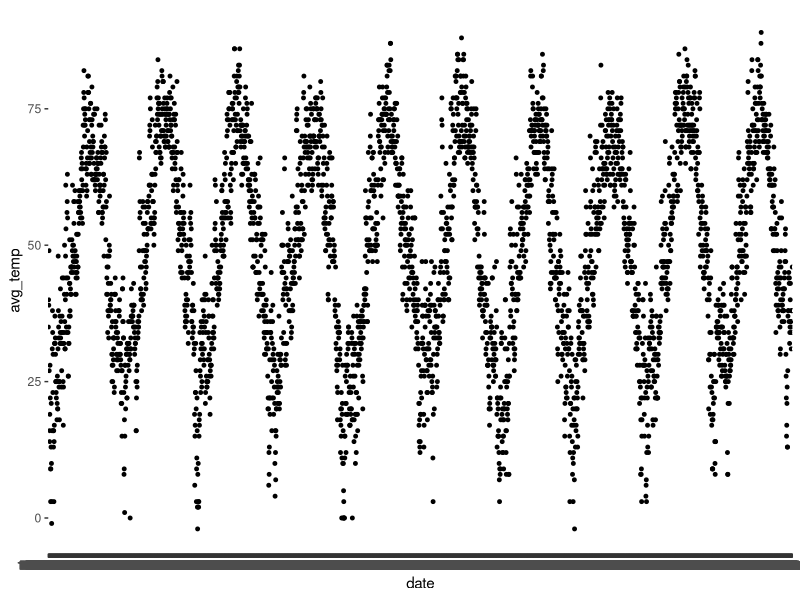
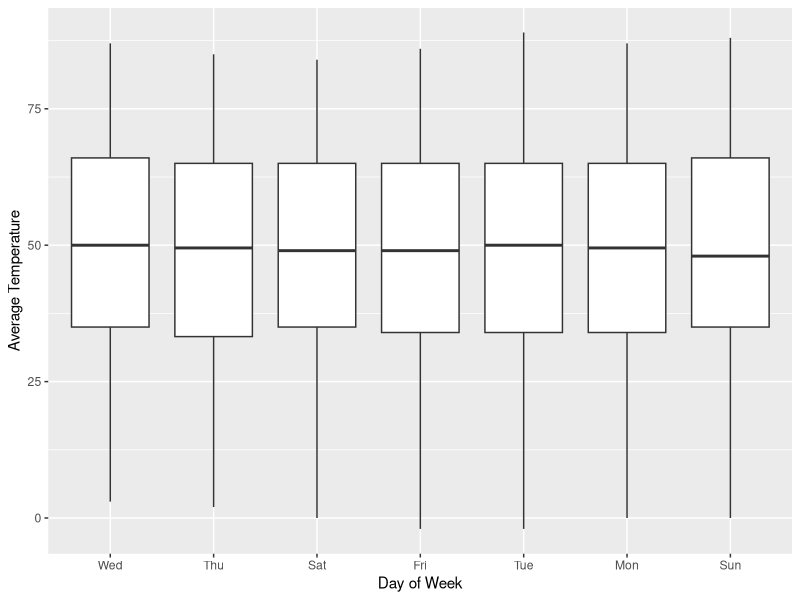
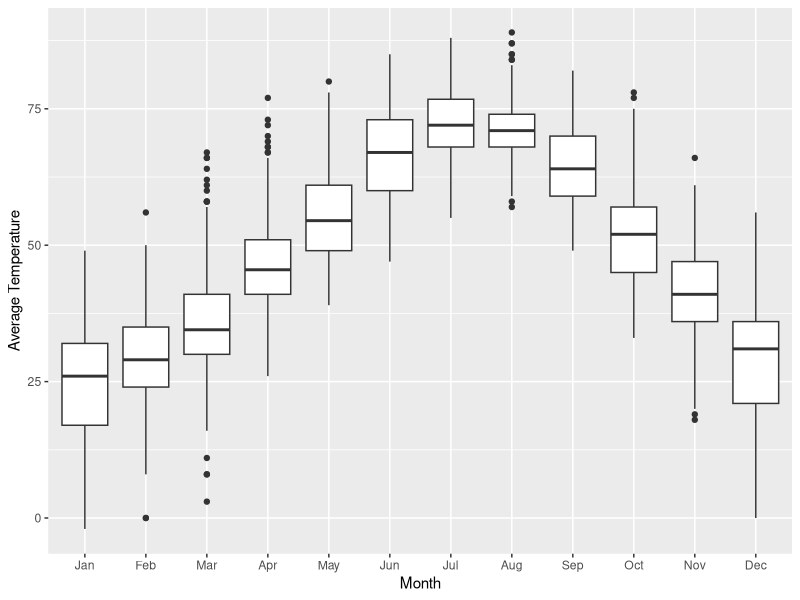
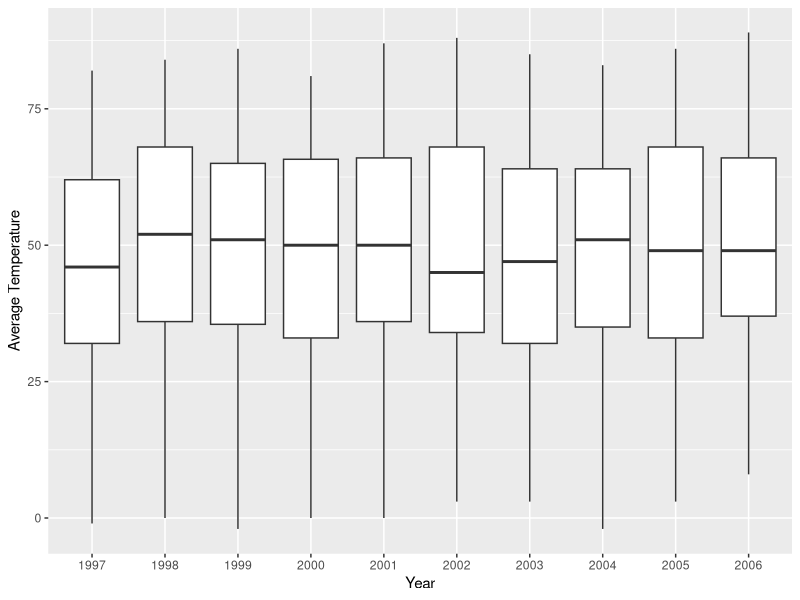
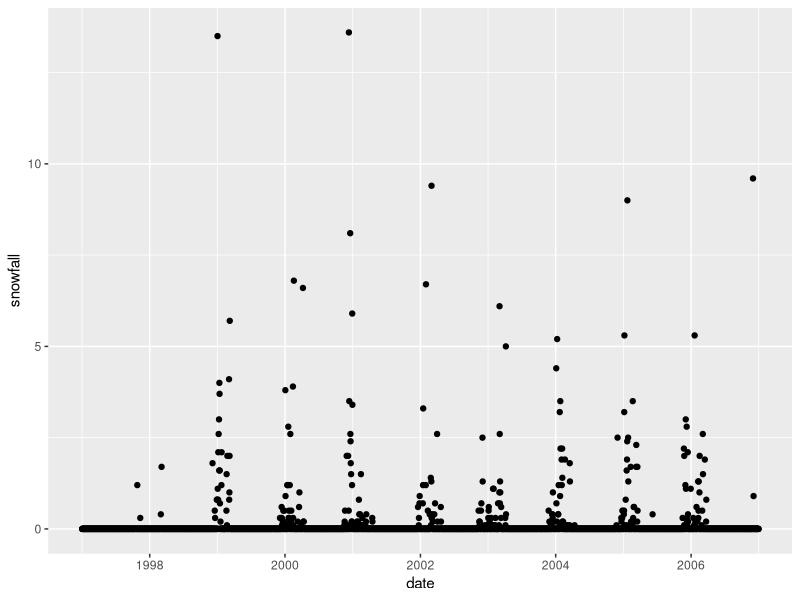
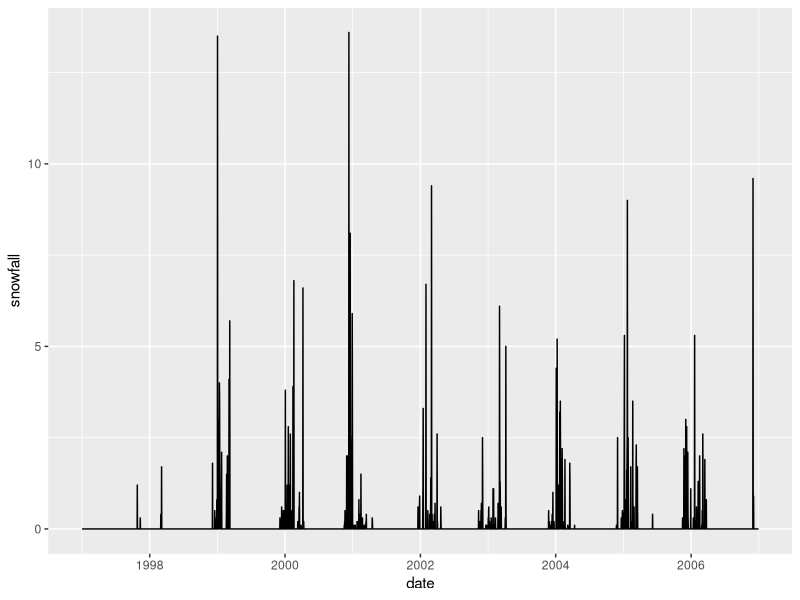
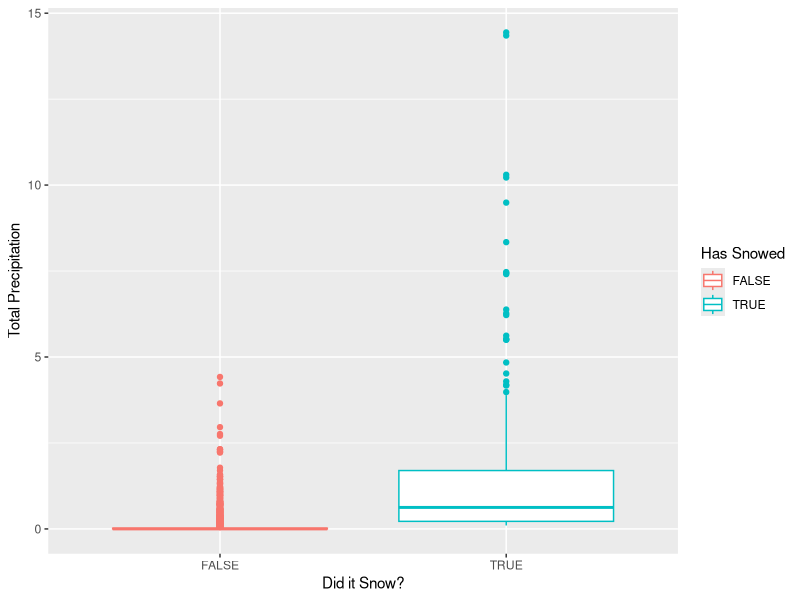
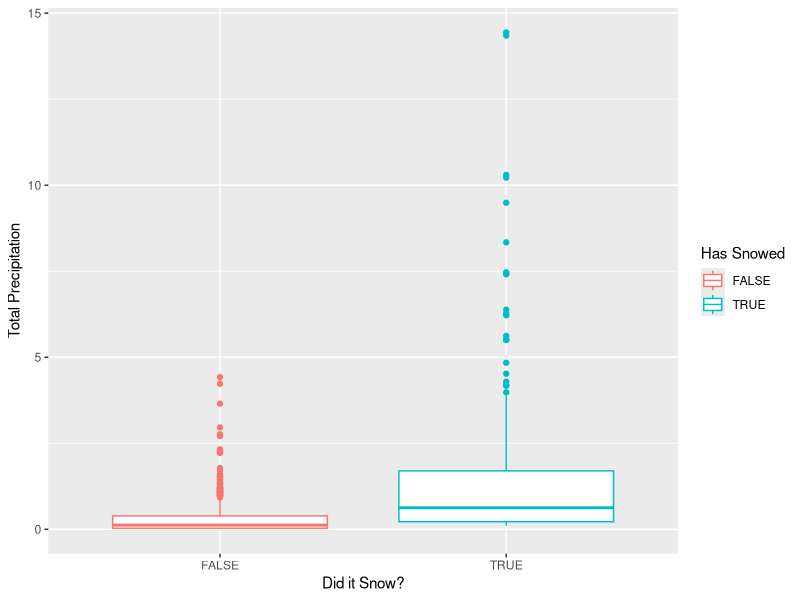

Reproduce these figures in R, in order.
## ---- chunk 1
#Load the data
data = read.csv("data/milwaukee_weather.csv")

nrows <- nrow(data)
ncolumns <- ncol(data)
head(data)
## ---- chunk 2
#Install ggplot2
install.packages("ggplot2")
install.packages("lubridate")

## ---- chunk 3
library(ggplot2)

ggplot(data, aes(date, avg_temp)) + geom_point(size=1)


## ---- chunk 4
#Convert date variable from type Factor to Date
data$date <- as.Date(data$date, "%Y-%m-%d")

#Create the new variables from the date
data$year <- as.numeric(format(data$date, "%Y"))
data$month <- as.numeric(format(data$date, "%m"))
data$day <- as.numeric(format(data$date, "%d"))

head(data)
## ---- chunk 5

valuesOrderedByDayOfWeek <- reorder(format(data$date, '%a'),data$date)
valuesOrderedByMonth <- reorder(format(data$date, '%b'),data$date)
valuesOrderedByYear <- reorder(format(data$date, '%Y'),data$date)

DoWBoxPlot <- geom_boxplot(aes(x = valuesOrderedByDayOfWeek, y = data$avg_temp))
monthlyBoxPlot <- geom_boxplot(aes(x = valuesOrderedByMonth, y = data$avg_temp))
yearlyBoxPlot <- geom_boxplot(aes(x = valuesOrderedByYear, y = data$avg_temp))

## ---- chunk 6
ggplot(data) + DoWBoxPlot + xlab('Day of Week') + ylab('Average Temperature')
ggplot(data) + monthlyBoxPlot + xlab('Month') + ylab('Average Temperature')
ggplot(data) + yearlyBoxPlot + xlab('Year') + ylab('Average Temperature')

## ---- chunk 7

plot <- ggplot(data, aes(date, snowfall))

plot + geom_point()
plot + geom_line()

## ---- chunk 8
data$total_precipitation <- data$snowfall + data$rainfall

head(data)
## ---- chunk 9
data$has_snowed <- data$snowfall > 0

head(data)
## ---- chunk 10
plot <- ggplot(data, aes(x = has_snowed, y = total_precipitation, color=has_snowed))

plot + geom_boxplot() + xlab("Did it Snow?") + ylab("Total Precipitation") + labs(color = "Has Snowed")

## ---- chunk 11

onlyDaysWithPreciptation <- subset(data, total_precipitation > 0)

unbiasedPlot <- ggplot(onlyDaysWithPreciptation, aes(x = onlyDaysWithPreciptation$has_snowed, y = onlyDaysWithPreciptation$total_precipitation, color=onlyDaysWithPreciptation$has_snowed))

unbiasedPlot + geom_boxplot() + xlab("Did it Snow?") + ylab("Total Precipitation") + labs(color="Has Snowed")

## ---- chunk 12
plot <- ggplot(data, aes(x = date, y = avg_wind_speed))

plot+ geom_line()
## ---- chunk 13
monthlyBoxPlot <- geom_boxplot(aes(x = valuesOrderedByMonth, y = data$avg_wind_speed))


ggplot(data) + monthlyBoxPlot + xlab('Month') + ylab('Average Wind Speed')
## ---- chunk 14
plot <- ggplot(data, aes(x = has_snowed, y = avg_wind_speed, color=has_snowed)) 

plot+ geom_boxplot() + xlab("Did it Snow?") + ylab("Average Wind Speed (mph)") + labs(color="Has Snowed")

